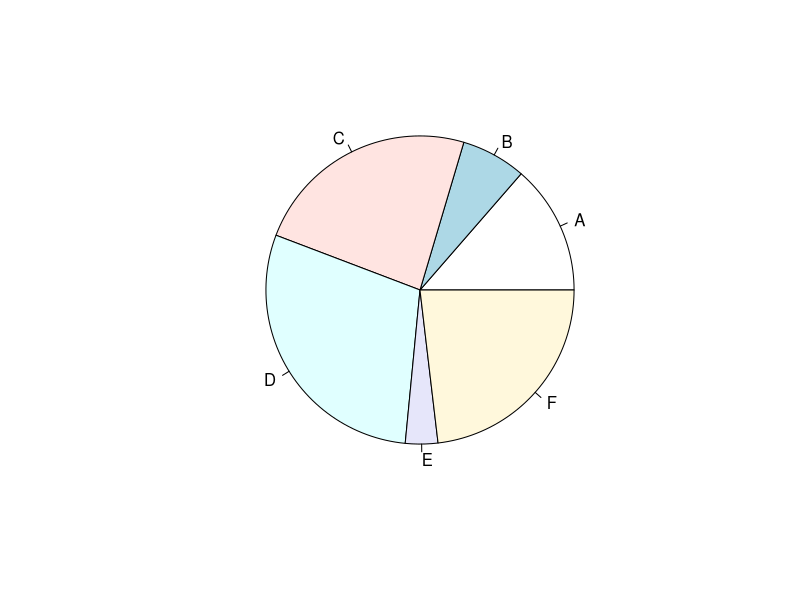
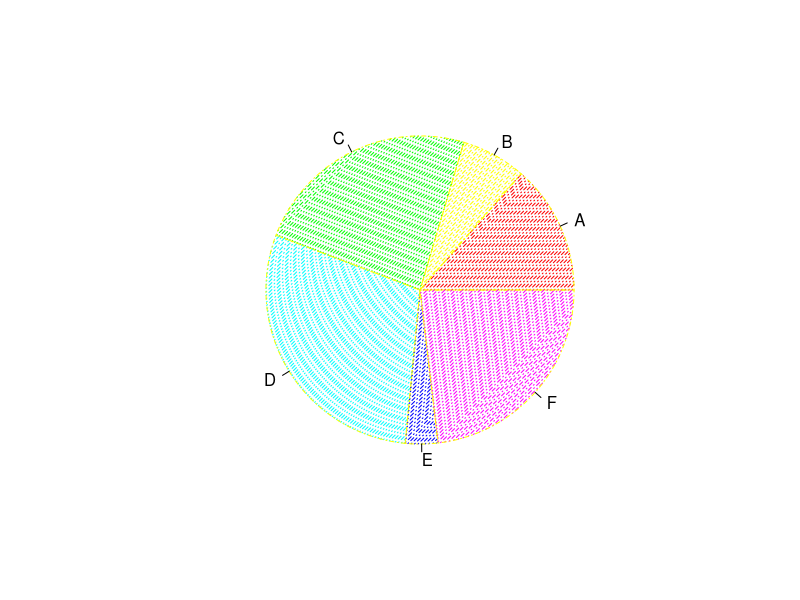
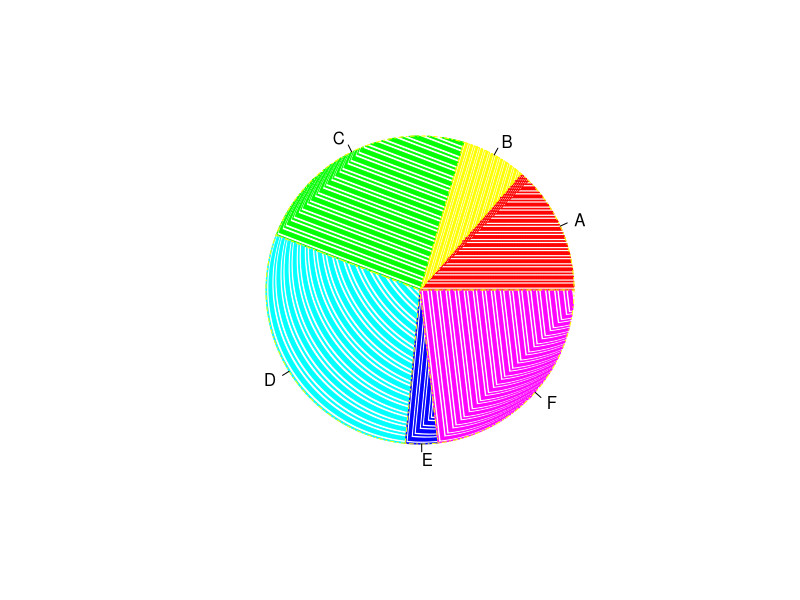
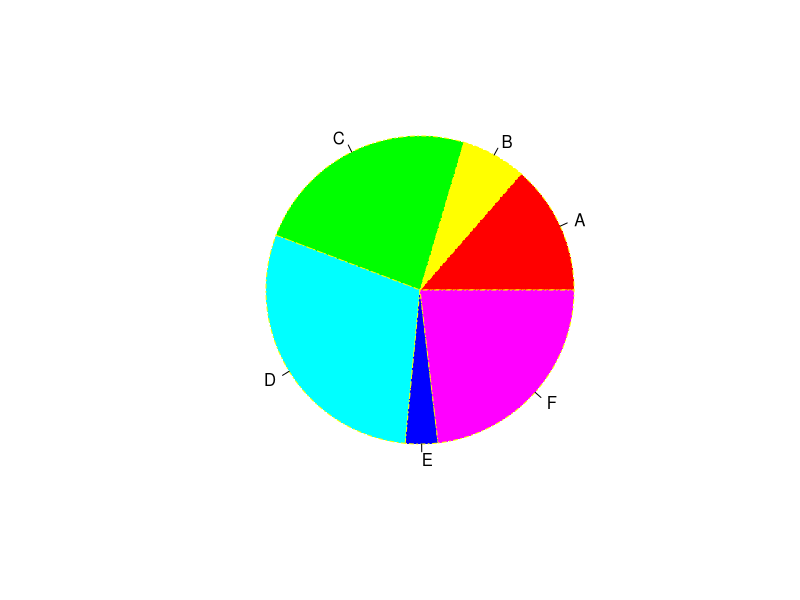
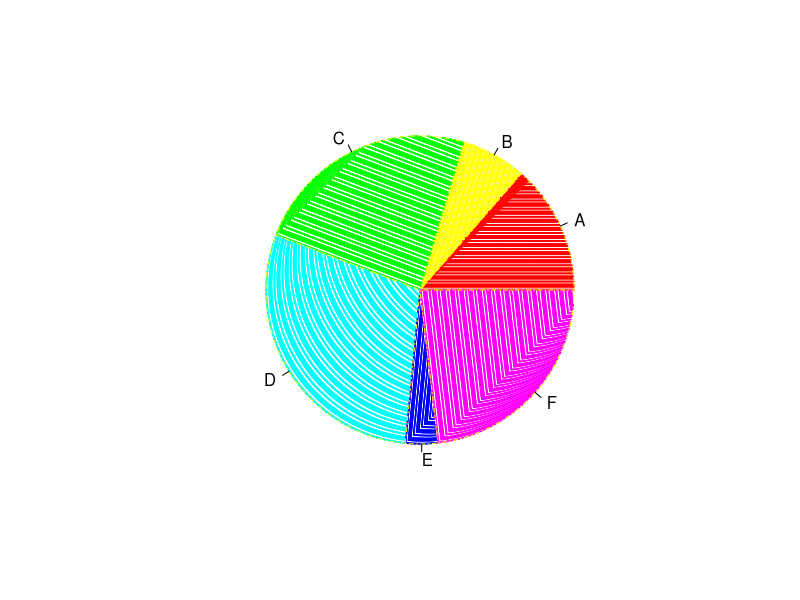
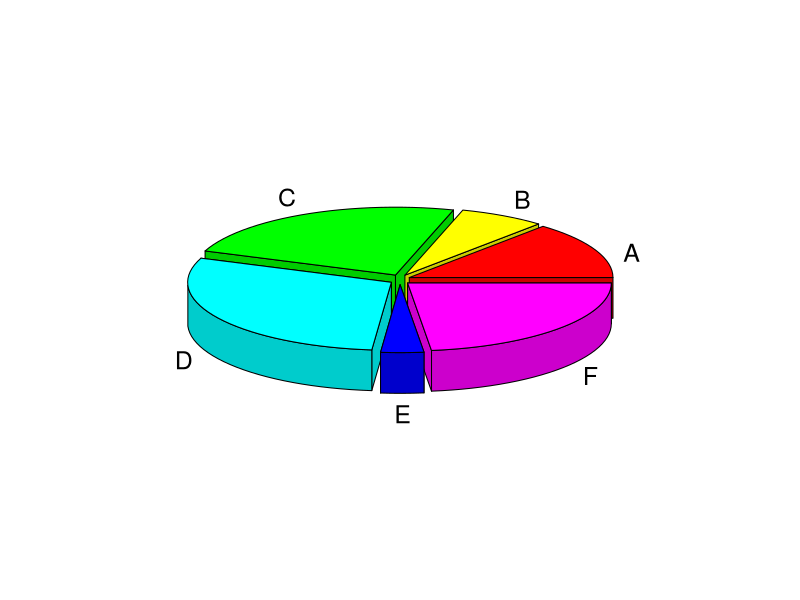
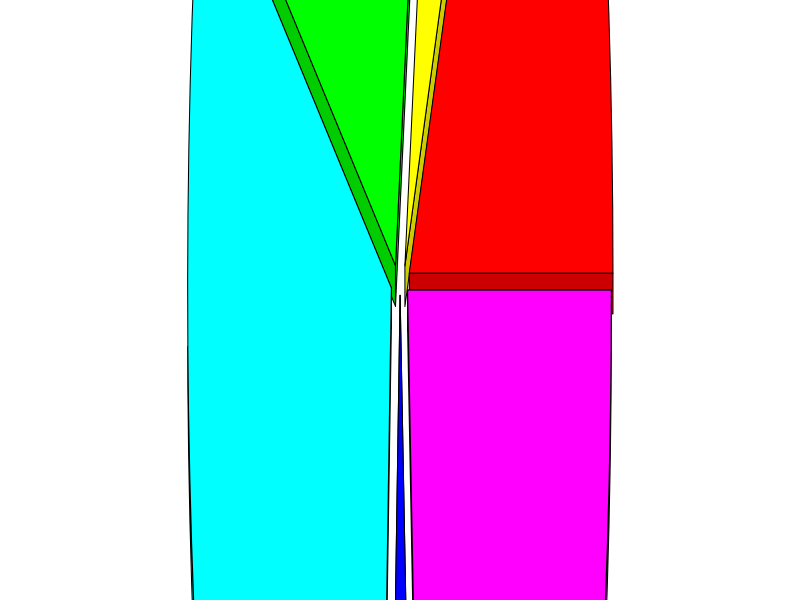

Write the R code that produced these figures, in order.


# Making Pie Chart
my_salary1 <- c(20000,10000,35000,43000,5000,34000)

my_labels <- c("A","B","C","D","E","F")

my_colors <- c(rainbow(6))


pie(my_salary1,my_labels)


# Craeting the pie chart 
pie(my_salary1,my_labels,col = my_colors, border = "yellow",lty = 100,density = 40)


pie(my_salary1,my_labels,col = my_colors, border = "yellow",lty = 100,density = 200)


pie(my_salary1,my_labels,col = my_colors, border = "yellow",lty = 100,density = -40)


pie(my_salary1,my_labels,col = my_colors, border = "yellow",lty = 100,density = 400)





# For 3D plotting we need to import the library "plotrix"

install.packages("plotrix")

library(plotrix)



pie3D(my_salary1,labels = my_labels,col = my_colors, explode = 0.05)


pie3D(my_salary1,labels = my_labels,col = my_colors, explode = 0.05,theta = 10)

